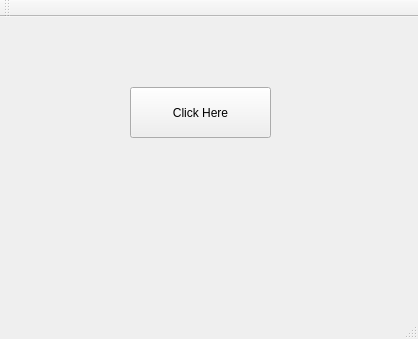
<?xml version="1.0" encoding="UTF-8"?>
<ui version="4.0">
 <class>MainWindow</class>
 <widget class="QMainWindow" name="MainWindow">
  <property name="geometry">
   <rect>
    <x>0</x>
    <y>0</y>
    <width>418</width>
    <height>339</height>
   </rect>
  </property>
  <property name="windowTitle">
   <string>MainWindow</string>
  </property>
  <widget class="QWidget" name="centralWidget">
   <widget class="QPushButton" name="click">
    <property name="geometry">
     <rect>
      <x>130</x>
      <y>70</y>
      <width>141</width>
      <height>51</height>
     </rect>
    </property>
    <property name="text">
     <string>Click Here</string>
    </property>
   </widget>
  </widget>
  <widget class="QMenuBar" name="menuBar">
   <property name="geometry">
    <rect>
     <x>0</x>
     <y>0</y>
     <width>418</width>
     <height>25</height>
    </rect>
   </property>
  </widget>
  <widget class="QToolBar" name="mainToolBar">
   <attribute name="toolBarArea">
    <enum>TopToolBarArea</enum>
   </attribute>
   <attribute name="toolBarBreak">
    <bool>false</bool>
   </attribute>
  </widget>
  <widget class="QStatusBar" name="statusBar"/>
 </widget>
 <layoutdefault spacing="6" margin="11"/>
 <resources/>
 <connections/>
</ui>
